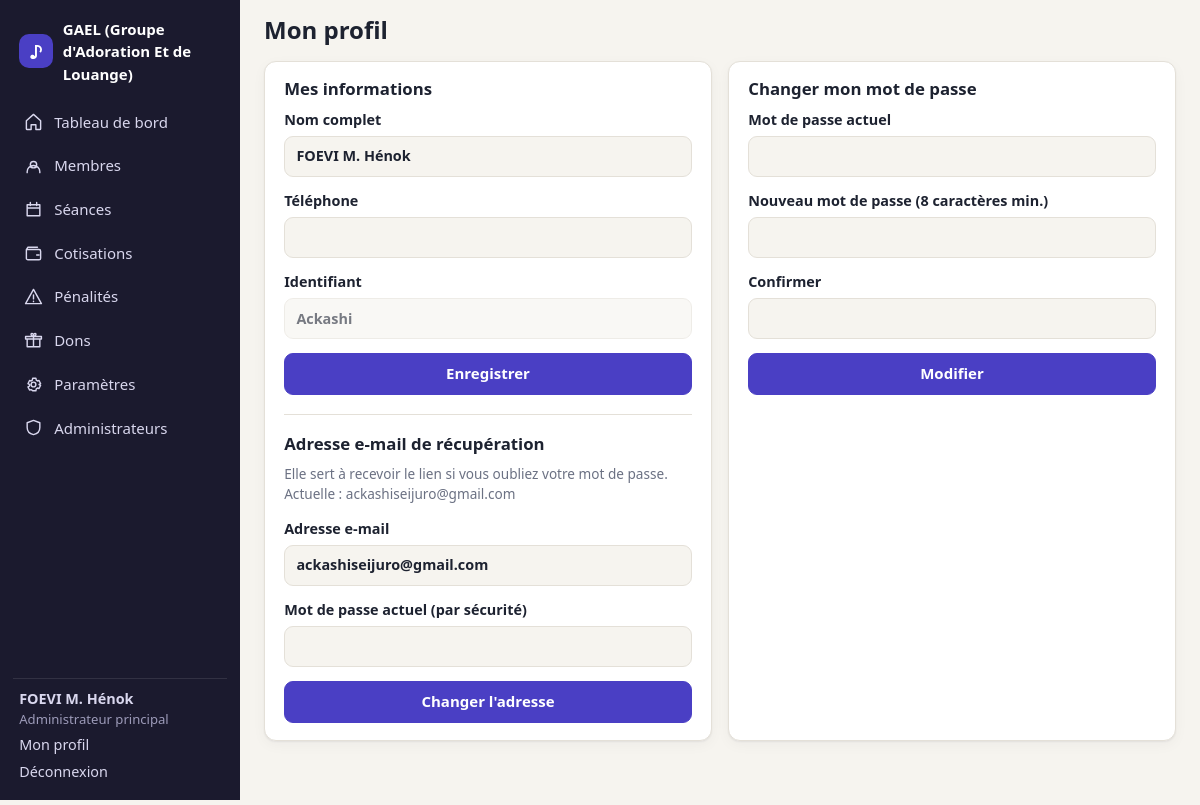
The page /profil.php (signed in) on the database its author committed.
### tables this page shows
CREATE TABLE users (
        id INTEGER PRIMARY KEY AUTOINCREMENT,
        nom TEXT NOT NULL,
        username TEXT NOT NULL UNIQUE,
        password_hash TEXT NOT NULL,
        role TEXT NOT NULL DEFAULT 'membre' CHECK (role IN ('owner','admin','membre')),
        statut TEXT NOT NULL DEFAULT 'actif' CHECK (statut IN ('actif','parti')),
        telephone TEXT,
        date_arrivee TEXT NOT NULL,
        date_depart TEXT,
        must_change_password INTEGER NOT NULL DEFAULT 0,
        created_at TEXT NOT NULL
    , email TEXT, permissions TEXT NOT NULL DEFAULT '');

### inc/db.php (called while the page is built, shortened)
<?php
function db(): PDO {
    static $pdo = null;
    if ($pdo) return $pdo;
    $pdo = new PDO('sqlite:' . DB_PATH);
    $pdo->setAttribute(PDO::ATTR_ERRMODE, PDO::ERRMODE_EXCEPTION);
    $pdo->setAttribute(PDO::ATTR_DEFAULT_FETCH_MODE, PDO::FETCH_ASSOC);
    $pdo->exec('PRAGMA foreign_keys = ON; PRAGMA busy_timeout = 5000;');
    migrate($pdo);
    return $pdo;
}
function q(string $sql, array $p = []): PDOStatement { $s = db()->prepare($sql); $s->execute($p); return $s; }
function rows(string $sql, array $p = []): array { return q($sql, $p)->fetchAll(); }
function row(string $sql, array $p = []): ?array { $r = q($sql, $p)->fetch(); return $r ?: null; }
function has_column(PDO $pdo, string $table, string $col): bool {
    foreach ($pdo->query("PRAGMA table_info($table)") as $r) if ($r['name'] === $col) return true;
    return false;
}
function migrate(PDO $pdo): void {
    $pdo->exec("
    CREATE TABLE IF NOT EXISTS inscriptions (
        id INTEGER PRIMARY KEY AUTOINCREMENT,
        nom TEXT NOT NULL,
        email TEXT NOT NULL,
        telephone TEXT,
        username TEXT NOT NULL,
        password_hash TEXT NOT NULL,
        created_at TEXT NOT NULL
    );
    CREATE TABLE IF NOT EXISTS password_resets (
        id INTEGER PRIMARY KEY AUTOINCREMENT,
        user_id INTEGER NOT NULL REFERENCES users(id) ON DELETE CASCADE,
        token_hash TEXT NOT NULL,
        expires_at INTEGER NOT NULL
    );
    ");
    if (!has_column($pdo, 'users', 'email')) $pdo->exec('ALTER TABLE users ADD COLUMN email TEXT');
    if (!has_column($pdo, 'users', 'permissions')) {
        $pdo->exec("ALTER TABLE users ADD COLUMN permissions TEXT NOT NULL DEFAULT ''");
        $pdo->exec("UPDATE users SET permissions = 'membres,cotisations,paiements,seances,penalites,dons' WHERE role = 'admin'");
    }
    if (!has_column($pdo, 'login_attempts', 'kind')) $pdo->exec("ALTER TABLE login_attempts ADD COLUMN kind TEXT NOT NULL DEFAULT 'login'");
    $pdo->exec("CREATE UNIQUE INDEX IF NOT EXISTS ux_users_email ON users(email COLLATE NOCASE) WHERE email IS NOT NULL AND email <> ''");
    $defaults = [
        'inscription_active' => '1',
        'code_invitation'  => strtoupper(bin2hex(random_bytes(4))),
        'nom_groupe'       => 'Mon groupe musical',
        'devise'           => 'FCFA',
        'heure_seance_samedi' => '16:45',
        'heure_seance_dimanche' => '17:00',
        'amende_retard'    => '500',
        'amende_absence'   => '1000',
        'cotisation_mensuelle' => '1000',
        'seances_debut'    => date('Y-m-d'),
        'derniere_generation' => '',
    ];
    $st = $pdo->prepare('INSERT OR IGNORE INTO settings (k, v) VALUES (?, ?)');
    foreach ($defaults as $k => $v) $st->execute([$k, $v]);
}

### inc/auth.php (called while the page is built, shortened)
<?php
function current_user(): ?array {
    static $u = false;
    if ($u !== false) return $u;
    $u = null;
    if (!empty($_SESSION['uid'])) {
        $u = row("SELECT * FROM users WHERE id = ? AND statut = 'actif'", [$_SESSION['uid']]);
    }
    return $u;
}
function is_admin(): bool { $u = current_user(); return $u && in_array($u['role'], ['owner', 'admin'], true); }
function is_owner(): bool { $u = current_user(); return $u && $u['role'] === 'owner'; }
function can(string $perm): bool {
    $u = current_user();
    if ($u['role'] === 'owner') return true;
    return $u['role'] === 'admin' && in_array($perm, explode(',', (string)$u['permissions']), true);
}
function require_login(): array {
    $u = current_user();
    return $u;
}

### inc/helpers.php (called while the page is built, shortened)
<?php
function e($s): string { return htmlspecialchars((string)$s, ENT_QUOTES | ENT_SUBSTITUTE, 'UTF-8'); }
function setting(string $k, string $default = ''): string {
    static $cache = null;
    if ($cache === null) $cache = array_column(rows('SELECT k, v FROM settings'), 'v', 'k');
    return $cache[$k] ?? $default;
}
function ensure_seances(): void {
    $heureSamedi = setting('heure_seance_samedi', '16:45');
}

### profil.php (the view, shortened to what this page needs)
<?php
$u = require_login();
$peutInfos = is_admin();
$peutEmail = is_admin() || (string)$u['email'] === '';
page_start('Mon profil', 'profil.php');
?>
<div class="grid2">
<section class="panel"><h2>Mes informations</h2>
  <?php if ($peutInfos): ?>
  <form method="post" class="form"><?= csrf_field() ?><input type="hidden" name="action" value="infos">
    <label>Nom complet<input name="nom" required value="<?= e($u['nom']) ?>"></label>
    <label>Téléphone<input name="telephone" value="<?= e($u['telephone']) ?>"></label>
    <label>Identifiant<input value="<?= e($u['username']) ?>" disabled></label>
    <button class="btn">Enregistrer</button></form>
  <?php else: ?>
    <p><strong><?= e($u['nom']) ?></strong><br><span class="muted">Identifiant : <?= e($u['username']) ?><?= $u['telephone'] ? ' · ' . e($u['telephone']) : '' ?></span></p>
    <p class="muted small">Pour corriger votre nom ou votre téléphone, contactez un administrateur.</p>
  <?php endif; ?>
  <hr>
  <h2>Adresse e-mail de récupération</h2>
  <?php if ($peutEmail): ?>
    <p class="muted small">Elle sert à recevoir le lien si vous oubliez votre mot de passe.<?= $u['email'] ? ' Actuelle : ' . e($u['email']) : '' ?></p>
    <form method="post" class="form"><?= csrf_field() ?><input type="hidden" name="action" value="email">
      <label>Adresse e-mail<input type="email" name="email" required value="<?= e($u['email']) ?>"></label>
      <label>Mot de passe actuel (par sécurité)<input type="password" name="pw" required autocomplete="current-password"></label>
      <button class="btn"><?= $u['email'] ? "Changer l'adresse" : "Enregistrer l'adresse" ?></button></form>
  <?php else: ?>
    <p class="muted"><?= e($u['email']) ?></p>
    <p class="muted small">Pour la modifier, contactez un administrateur.</p>
  <?php endif; ?>
</section>
<section class="panel"><h2>Changer mon mot de passe</h2>
  <form method="post" class="form"><?= csrf_field() ?><input type="hidden" name="action" value="password">
    <label>Mot de passe actuel<input type="password" name="old" required autocomplete="current-password"></label>
    <label>Nouveau mot de passe (8 caractères min.)<input type="password" name="new" required autocomplete="new-password"></label>
    <label>Confirmer<input type="password" name="new2" required autocomplete="new-password"></label>
    <button class="btn">Modifier</button></form></section>
</div>
<?php page_end();

### inc/layout.php (shortened to what this page needs)
<?php
function page_start(string $title, string $active = ''): void {
    $u = current_user();
    ensure_seances();
    $nav = [['dashboard.php', 'home', $u && is_admin() ? 'Tableau de bord' : 'Mon espace'],
            ['seances.php', 'calendar', 'Séances'],
            ['cotisations.php', 'wallet', 'Cotisations'],
            ['penalites.php', 'alert', 'Pénalités'],
            ['dons.php', 'gift', 'Dons']];
    if (can('membres')) {
        $pend = (int)val('SELECT COUNT(*) FROM inscriptions');
        array_splice($nav, 1, 0, [['membres.php', 'users', 'Membres' . ($pend ? " ($pend)" : '')]]);
    }
    if (can('parametres')) $nav[] = ['parametres.php', 'cog', 'Paramètres'];
    if (is_owner()) $nav[] = ['admins.php', 'shield', 'Administrateurs'];
    $icons = [
        'home' => 'M3 11l9-8 9 8v10a1 1 0 01-1 1h-5v-6H9v6H4a1 1 0 01-1-1z',
        'users' => 'M16 11a4 4 0 10-8 0 4 4 0 008 0zM4 21v-1a6 6 0 0116 0v1',
        'calendar' => 'M4 6h16v14H4zM4 10h16M8 3v4M16 3v4',
        'wallet' => 'M3 7h16a2 2 0 012 2v9a2 2 0 01-2 2H5a2 2 0 01-2-2zM3 7l2-3h12M16 14h3',
        'alert' => 'M12 3l10 18H2zM12 10v5M12 18v.5',
        'gift' => 'M4 10h16v10H4zM2 7h20v3H2zM12 7v13M12 7C9 7 8 3 10 3s2 4 2 4zm0 0c3 0 4-4 2-4s-2 4-2 4z',
        'cog' => 'M12 15a3 3 0 100-6 3 3 0 000 6zM19 12l2-1-2-4-2 .5-1.5-1L15 4h-4l-.5 2.5-1.5 1L7 7l-2 4 2 1v2l-2 1 2 4 2-.5 1.5 1L11 20h4l.5-2.5 1.5-1 2 .5 2-4-2-1z',
        'shield' => 'M12 3l8 3v6c0 5-3.5 8-8 9-4.5-1-8-4-8-9V6z',
    ];
    ?><!doctype html>
<html lang="fr">
<head>
<link rel="stylesheet" href="assets/css/style.css">
</head>
<body>
<?php if ($u): ?>
<div class="shell">
  <aside class="side" id="side">
    <div class="brand"><span class="brand-mark">♪</span><span><?= e(setting('nom_groupe')) ?></span></div>
    <nav>
      <?php foreach ($nav as [$href, $ic, $label]): ?>
        <a href="<?= $href ?>" class="<?= $active === $href ? 'on' : '' ?>">
          <svg viewBox="0 0 24 24" aria-hidden="true"><path d="<?= $icons[$ic] ?>"/></svg><?= e($label) ?>
        </a>
      <?php endforeach; ?>
    </nav>
    <div class="side-foot">
      <div class="who"><strong><?= e($u['nom']) ?></strong>
        <small><?= $u['role'] === 'owner' ? 'Administrateur principal' : ($u['role'] === 'admin' ? 'Administrateur' : 'Membre') ?></small></div>
      <a href="profil.php">Mon profil</a>
      <a href="logout.php">Déconnexion</a>
    </div>
  </aside>
  <div class="main">
    <header class="top">
      <h1><?= e($title) ?></h1>
    </header>
    <main class="content">
<?php else: ?>
<main class="auth">
<?php endif; ?>
<?php
}
function page_end(): void {
    $u = current_user();
    echo $u ? "\n    </main>\n  </div>\n</div>\n" : "\n</main>\n";
    echo "</body>\n</html>\n";
}

### assets/css/style.css (style rules this page uses)
:root { --bg: #f6f4ef; --surface: #ffffff; --ink: #1d2230; --muted: #6b7183; --line: #e4e0d8; --accent: #4a3fc4; --accent-ink: #ffffff; --accent-soft: #ebe9fb; --ok: #1f7a4d; --ok-bg: #e3f4ea; --err: #b3261e; --err-bg: #fbe7e5; --warn: #8a5a00; --warn-bg: #fdf0d3; --info: #274c9e; --info-bg: #e5edfb; --side: #1b1a2e; --side-ink: #d9d7ee; --radius: 12px; --shadow: 0 1px 2px rgba(20,20,40,.06), 0 4px 14px rgba(20,20,40,.04); }
* { box-sizing: border-box; }
html { -webkit-text-size-adjust: 100%; }
body { margin: 0; background: var(--bg); color: var(--ink); font: 15px/1.5 system-ui, -apple-system, "Segoe UI", Roboto, sans-serif; }
a { color: var(--accent); text-decoration: none; }
h1, h2 { line-height: 1.2; margin: 0 0 .6rem; }
h2 { font-size: 1.05rem; }
.muted { color: var(--muted); }
.small { font-size: .85rem; }
small { font-size: .82rem; }
.shell { display: grid; grid-template-columns: 240px 1fr; min-height: 100vh; }
.side { background: var(--side); color: var(--side-ink); padding: 1.1rem .8rem; display: flex; flex-direction: column; gap: 1rem; position: sticky; top: 0; height: 100vh; overflow-y: auto; }
.brand { display: flex; align-items: center; gap: .6rem; font-weight: 700; color: #fff; padding: 0 .4rem; }
.brand-mark { display: grid; place-items: center; width: 34px; height: 34px; border-radius: 10px; background: var(--accent); color: var(--accent-ink); font-size: 1.1rem; flex: none; }
.side nav { display: flex; flex-direction: column; gap: 2px; }
.side nav a { display: flex; align-items: center; gap: .7rem; padding: .6rem .7rem; border-radius: 9px; color: var(--side-ink); }
.side svg { width: 19px; height: 19px; fill: none; stroke: currentColor; stroke-width: 1.8; stroke-linecap: round; stroke-linejoin: round; flex: none; }
.side-foot { margin-top: auto; display: flex; flex-direction: column; gap: .3rem; padding: .6rem .4rem 0; border-top: 1px solid rgba(255,255,255,.1); font-size: .9rem; }
.side-foot a { color: var(--side-ink); }
.who small { display: block; color: #9c9ab8; }
.main { min-width: 0; }
.top { display: flex; align-items: center; gap: .8rem; padding: 1rem 1.5rem .2rem; }
.top h1 { font-size: 1.5rem; margin: 0; }
.content { padding: .8rem 1.5rem 3rem; max-width: 1100px; }
.card, .panel { background: var(--surface); border: 1px solid var(--line); border-radius: var(--radius); box-shadow: var(--shadow); }
.panel { padding: 1.1rem 1.2rem; margin: 0 0 1rem; }
.grid2 { display: grid; grid-template-columns: repeat(auto-fit, minmax(300px, 1fr)); gap: 1rem; }
.form { display: flex; flex-direction: column; gap: .85rem; }
label { display: flex; flex-direction: column; gap: .3rem; font-weight: 600; font-size: .9rem; }
input, select, textarea { font: inherit; color: var(--ink); background: var(--bg); border: 1px solid var(--line); border-radius: 9px; padding: .55rem .7rem; width: 100%; min-width: 0; }
input:disabled { opacity: .6; }
h2 + .form, h2 + p { margin-top: 0; }
.btn { font: inherit; font-weight: 600; cursor: pointer; border: 1px solid var(--accent); background: var(--accent); color: var(--accent-ink); border-radius: 9px; padding: .55rem 1rem; }
hr { border: 0; border-top: 1px solid var(--line); margin: 1.2rem 0; }

### rows shown on the page
users: nom "FOEVI M. Hénok", username "Ackashi", email "ackashiseijuro@gmail.com"

### other values the page prints
setting('nom_groupe') "GAEL (Groupe d'Adoration Et de Louange)"
$label "Tableau de bord"
$label "Membres"
$label "Séances"
$label "Cotisations"
$label "Pénalités"
$label "Dons"
$label "Paramètres"
$label "Administrateurs"
$title "Mon profil"
